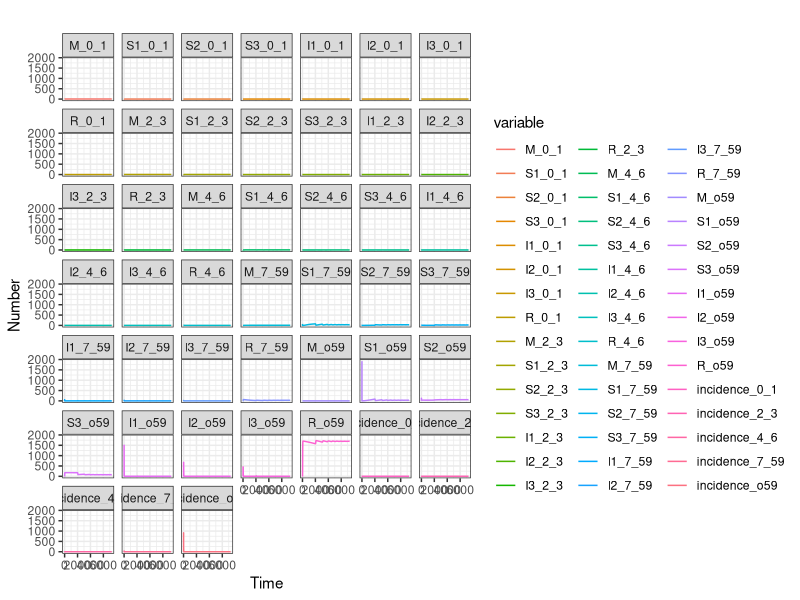
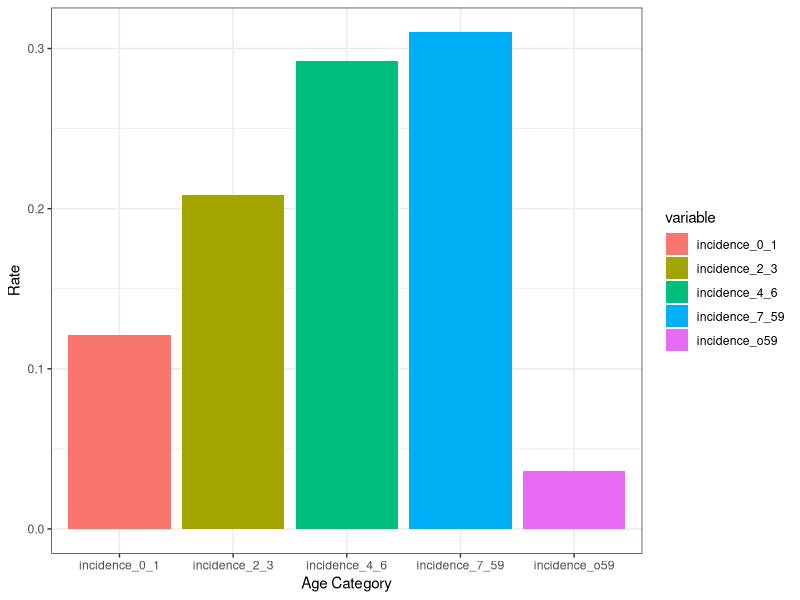

Recreate these plots in R, in order.
# Version 3
# Add Vaccination --------------------------------------------------------------
## We have already created the age structure in version 2. We need to add
## relevant vaccine parameters and a tracker compartment to explicilty
## track number of vaccinated children
library(kableExtra)
library(deSolve)
library(reshape2)
library(tidyverse)

# Please define parameters -- THESE ARE THE MODEL PARAMETERS
parms <- c(alpha = 14,         # alpha = daily contacts
           beta = 0.63,        # beta = probability of infection on contact
           sigma = 1/7,       # sigma = rate of recovery per day (1/duration of infection)
           mu = (16/1000)/365,         # mu =  per capita birth and death rate (16 births per 1000)
           omega = 1/(28*12*250),      # omega = rate of waning immunity per day; Immunity lasts 250 years
           omega_m = 1/(6*28),  # omega_m = rate of waning for maternal immunity per day; lasts 6 months
           symp1 = 0.30, # proportion of primary infections that are symptomatic
           symp2 = 0.28, # proportion of secondary infections that are symptomatic
           symp3 = 0.18, # proportion of tertiary infections that are symptomatic
           imm_single_inf = 0.74, # relative immunity of having 1 prior infection vs. none
           imm_two_inf = 0.74, # relative immunity of having two prior infections vs. none 
           rel_inf_2 = 0.5, # relative reduction in infectiousness for secondary infection vs. primary
           rel_inf_3 = 0.1, # relative reduction in infectiousness for tertiary infection vs. primary  
           age_2m = 1/56, # 2 month aging rate
           age_3m = 1/84, # 3 month aging rate
           age_53m = 1/1484, # 53 month aging rate
           chi = (0.05/365) # daily vaccination rate
           )    

# Please define the initial conditions --  THESE ARE THE CONDITIONS AT THE START OF THE SIMULATION
## replicate initial states for each stratum of the model
init <- c(

          M_0_1 = 0,  S1_0_1 = 1,  S2_0_1 = 0,  S3_0_1 = 0,  I1_0_1 = 1,  I2_0_1 = 0,  I3_0_1 = 0,  R_0_1 = 0,

          M_2_3 = 0,  S1_2_3 = 1,  S2_2_3 = 0,  S3_2_3 = 0,  I1_2_3 = 1,  I2_2_3 = 0,  I3_2_3 = 0,  R_2_3 = 0,

          M_4_6 = 0,  S1_4_6 = 3,  S2_4_6 = 0,  S3_4_6 = 0,  I1_4_6 = 1,  I2_4_6 = 0,  I3_4_6 = 0,  R_4_6 = 0,

          M_7_59 = 0, S1_7_59 = 71, S2_7_59 = 0, S3_7_59 = 0, I1_7_59 = 1, I2_7_59 = 0, I3_7_59 = 0, R_7_59 = 0,

          M_o59 = 0,    S1_o59 = 1920,  S2_o59 = 0,  S3_o59 = 0,  I1_o59 = 0,  I2_o59 = 0,  I3_o59 = 0,  R_o59 = 0
)


sir_ode_v3 <- function(times,init,parms){
  with(as.list(c(parms,init)), {
    # ODEs
    N <- sum(
      M_0_1, S1_0_1, I1_0_1, S2_0_1, I2_0_1, S3_0_1, I3_0_1, R_0_1,
      M_2_3, S1_2_3, I1_2_3, S2_2_3, I2_2_3, S3_2_3, I3_2_3, R_2_3,
      M_4_6, S1_4_6, I1_4_6, S2_4_6, I2_4_6, S3_4_6, I3_4_6, R_4_6,
      M_7_59, S1_7_59, I1_7_59, S2_7_59, I2_7_59, S3_7_59, I3_7_59, R_7_59,
      M_o59, S1_o59, I1_o59, S2_o59, I2_o59, S3_o59, I3_o59, R_o59)
    I_sum <- (symp1*(I1_0_1 + I1_2_3 + I1_4_6 + I1_7_59 + I1_o59) + 
        (symp2*rel_inf_2*(I2_0_1 + I2_2_3 + I2_4_6 + I2_7_59 + I2_o59)) + 
        (symp3*rel_inf_3*(I3_0_1 + I3_2_3 + I3_4_6 + I3_7_59 + I3_o59))
      )
    I_prev <- I_sum/N

    dM_0_1 <- mu*N - omega_m*M_0_1 - age_2m*M_0_1 - mu*M_0_1
    dS1_0_1 <- omega_m*M_0_1 + omega*R_0_1 - alpha*beta*I_prev*S1_0_1 - mu*S1_0_1 - age_2m*S1_0_1
    dI1_0_1 <- alpha*beta*I_prev*S1_0_1 - sigma*I1_0_1 - mu*I1_0_1 - age_2m*I1_0_1
    dS2_0_1 <- sigma*I1_0_1 - alpha*beta*I_prev*S2_0_1*imm_single_inf - mu*S2_0_1 - age_2m*S2_0_1 
    dI2_0_1 <- alpha*beta*I_prev*S2_0_1*imm_single_inf - sigma*I2_0_1 - mu*I2_0_1 - age_2m*I2_0_1
    dS3_0_1 <- sigma*I2_0_1 - alpha*beta*I_prev*S3_0_1*imm_two_inf - mu*S3_0_1 - age_2m*S3_0_1 
    dI3_0_1 <- alpha*beta*I_prev*S3_0_1*imm_two_inf - sigma*I3_0_1 - mu*I3_0_1 - age_2m*I3_0_1
    dR_0_1 <- sigma*I3_0_1 - omega*R_0_1 - mu*R_0_1 - age_2m*R_0_1

    dM_2_3 <- - omega_m*M_2_3 - age_2m*M_2_3 + age_2m*M_0_1 - mu*M_2_3
    dS1_2_3 <- omega_m*M_2_3 + omega*R_2_3 - alpha*beta*I_prev*S1_2_3 - mu*S1_2_3 - age_2m*S1_2_3 + age_2m*S1_0_1 - chi*S1_2_3 
    dI1_2_3 <- alpha*beta*I_prev*S1_2_3 - sigma*I1_2_3 - mu*I1_2_3 - age_2m*I1_2_3 + age_2m*I1_0_1
    dS2_2_3 <- sigma*I1_2_3 - alpha*beta*I_prev*S2_2_3*imm_single_inf - mu*S2_2_3 - age_2m*S2_2_3 + age_2m*S2_0_1 + chi*S1_2_3
    dI2_2_3 <- alpha*beta*I_prev*S2_2_3*imm_single_inf - sigma*I2_2_3 - mu*I2_2_3 - age_2m*I2_2_3 + age_2m*I2_0_1
    dS3_2_3 <- sigma*I2_2_3 - alpha*beta*I_prev*S3_2_3*imm_two_inf - mu*S3_2_3 - age_2m*S3_2_3 + age_2m*S3_0_1
    dI3_2_3 <- alpha*beta*I_prev*S3_2_3*imm_two_inf - sigma*I3_2_3 - mu*I3_2_3 - age_2m*I3_2_3 + age_2m*I3_0_1
    dR_2_3 <- sigma*I3_2_3 - omega*R_2_3 - mu*R_2_3 - age_2m*R_2_3 + age_2m*R_0_1

    dM_4_6 <- - omega_m*M_4_6 - age_3m*M_4_6 + age_2m*M_2_3 - mu*M_4_6
    dS1_4_6 <- omega_m*M_4_6 + omega*R_4_6 - alpha*beta*I_prev*S1_4_6 - mu*S1_4_6 - age_3m*S1_4_6 + age_2m*S1_2_3 - chi*S1_4_6
    dI1_4_6 <- alpha*beta*I_prev*S1_4_6 - sigma*I1_4_6 - mu*I1_4_6 - age_3m*I1_4_6 + age_2m*I1_2_3
    dS2_4_6 <- sigma*I1_4_6 - alpha*beta*I_prev*S2_4_6*imm_single_inf - mu*S2_4_6 - age_3m*S2_4_6 + age_2m*S2_2_3 - chi*S2_4_6 + chi*S1_4_6
    dI2_4_6 <- alpha*beta*I_prev*S2_4_6*imm_single_inf - sigma*I2_4_6 - mu*I2_4_6 - age_3m*I2_4_6 + age_2m*I2_2_3
    dS3_4_6 <- sigma*I2_4_6 - alpha*beta*I_prev*S3_4_6*imm_two_inf - mu*S3_4_6 - age_3m*S3_4_6 + age_2m*S3_2_3 + chi*S2_4_6
    dI3_4_6 <- alpha*beta*I_prev*S3_4_6*imm_two_inf - sigma*I3_4_6 - mu*I3_4_6 - age_3m*I3_4_6 + age_2m*I3_2_3
    dR_4_6 <- sigma*I3_4_6 - omega*R_4_6 - mu*R_4_6 - age_3m*R_4_6 + age_2m*R_2_3

    dM_7_59 <- - omega_m*M_7_59 - age_53m*M_7_59 + age_3m*M_4_6 - mu*M_7_59
    dS1_7_59 <- omega_m*M_7_59 + omega*R_7_59 - alpha*beta*I_prev*S1_7_59 - mu*S1_7_59 - age_53m*S1_7_59 + age_3m*S1_4_6 - chi*S1_7_59
    dI1_7_59 <- alpha*beta*I_prev*S1_7_59 - sigma*I1_7_59 - mu*I1_7_59 - age_53m*I1_7_59 + age_3m*I1_4_6
    dS2_7_59 <- sigma*I1_7_59 - alpha*beta*I_prev*S2_7_59*imm_single_inf - mu*S2_7_59 - age_53m*S2_7_59 + age_3m*S2_4_6 + chi*S1_7_59 - chi*S2_7_59
    dI2_7_59 <- alpha*beta*I_prev*S2_7_59*imm_single_inf - sigma*I2_7_59 - mu*I2_7_59 - age_53m*I2_7_59 + age_3m*I2_4_6
    dS3_7_59 <- sigma*I2_7_59 - alpha*beta*I_prev*S3_7_59*imm_two_inf - mu*S3_7_59 - age_53m*S3_7_59 + age_3m*S3_4_6 + chi*S2_7_59
    dI3_7_59 <- alpha*beta*I_prev*S3_7_59*imm_two_inf - sigma*I3_7_59 - mu*I3_7_59 - age_53m*I3_7_59 + age_3m*I3_4_6
    dR_7_59 <- sigma*I3_7_59 - omega*R_7_59 - mu*R_7_59 - age_53m*R_7_59 + age_3m*R_4_6

    dM_o59 <- - omega_m*M_o59 + age_53m*M_7_59 - mu*M_o59
    dS1_o59 <- omega_m*M_o59 + omega*R_o59 - alpha*beta*I_prev*S1_o59 - mu*S1_o59 + age_53m*S1_7_59 - chi*S1_o59
    dI1_o59 <- alpha*beta*I_prev*S1_o59 - sigma*I1_o59 - mu*I1_o59 + age_53m*I1_7_59
    dS2_o59 <- sigma*I1_o59 - alpha*beta*I_prev*S2_o59*imm_single_inf - mu*S2_o59 + age_53m*S2_7_59 + chi*S1_o59 - chi*S2_o59
    dI2_o59 <- alpha*beta*I_prev*S2_o59*imm_single_inf - sigma*I2_o59 - mu*I2_o59 + age_53m*I2_7_59
    dS3_o59 <- sigma*I2_o59 - alpha*beta*I_prev*S3_o59*imm_two_inf - mu*S3_o59 + age_53m*S3_7_59 + chi*S2_o59
    dI3_o59 <- alpha*beta*I_prev*S3_o59*imm_two_inf - sigma*I3_o59 - mu*I3_o59 + age_53m*I3_7_59
    dR_o59 <- sigma*I3_o59 - omega*R_o59 - mu*R_o59 + age_53m*R_7_59

    incidence_0_1 = c(alpha*beta*I_prev*S1_0_1 + alpha*beta*I_prev*S2_0_1*imm_single_inf + alpha*beta*I_prev*S3_0_1*imm_two_inf)
    incidence_2_3 = c(alpha*beta*I_prev*S1_2_3 + alpha*beta*I_prev*S2_2_3*imm_single_inf + alpha*beta*I_prev*S3_2_3*imm_two_inf)
    incidence_4_6 = c(alpha*beta*I_prev*S1_4_6 + alpha*beta*I_prev*S2_4_6*imm_single_inf + alpha*beta*I_prev*S3_4_6*imm_two_inf)
    incidence_7_59 = c(alpha*beta*I_prev*S1_7_59 + alpha*beta*I_prev*S2_7_59*imm_single_inf + alpha*beta*I_prev*S3_7_59*imm_two_inf)
    incidence_o59 = c(alpha*beta*I_prev*S1_o59 + alpha*beta*I_prev*S2_o59*imm_single_inf + alpha*beta*I_prev*S3_o59*imm_two_inf)

    list(c(dM_0_1,  dS1_0_1, dS2_0_1,  dS3_0_1,  dI1_0_1,  dI2_0_1,  dI3_0_1,  dR_0_1,

          dM_2_3,  dS1_2_3,  dS2_2_3,  dS3_2_3,  dI1_2_3,  dI2_2_3,  dI3_2_3,  dR_2_3,

          dM_4_6,  dS1_4_6,  dS2_4_6,  dS3_4_6,  dI1_4_6,  dI2_4_6,  dI3_4_6,  dR_4_6,

          dM_7_59, dS1_7_59, dS2_7_59, dS3_7_59, dI1_7_59, dI2_7_59, dI3_7_59, dR_7_59,

          dM_o59, dS1_o59, dS2_o59, dS3_o59, dI1_o59, dI2_o59, dI3_o59, dR_o59),
      
      incidence_0_1 = incidence_0_1, incidence_2_3 = incidence_2_3,
      incidence_4_6 = incidence_4_6, incidence_7_59 = incidence_7_59, 
      incidence_o59 = incidence_o59)
  })
}

# This creates the output from model equations.  
#If you want to run the model for longer, change the second term eg: seq(0,200,...)
times <- seq(0,365*20,1)
sir_out_v3 <- lsoda(init,times,sir_ode_v3,parms)
sir_out_long_v3 <- melt(as.data.frame(sir_out_v3),"time")

#Plotting the model output
# Plot all compartments
ggplot() +
  geom_line(data = sir_out_long_v3,  
    aes(x=time, y=value, colour=variable,group=variable)) +             #Add line
  xlab("Time")+ylab("Number") +  #Add labels
  theme_bw() +
  facet_wrap(. ~ variable) +
  ggtitle('')

# Focused plot of incidence 
# age distribution at equilibrium
age_0_1 <- filter(sir_out_long_v3, time == 365*15, 
  variable %in% c('M_0_1', 'S1_0_1', 'I1_0_1', 'S2_0_1', 'I2_0_1', 'S3_0_1', 'I3_0_1', 'R_0_1'))$value %>% sum()
age_2_3 <- filter(sir_out_long_v3, time == 365*15, 
  variable %in% c('M_2_3', 'S1_2_3', 'I1_2_3', 'S2_2_3', 'I2_2_3', 'S3_2_3', 'I3_2_3', 'R_2_3'))$value %>% sum()
age_4_6 <- filter(sir_out_long_v3, time == 365*15, 
  variable %in% c('M_4_6', 'S1_4_6', 'I1_4_6', 'S2_4_6', 'I2_4_6', 'S3_4_6', 'I3_4_6', 'R_4_6'))$value %>% sum()
age_7_59 <- filter(sir_out_long_v3, time == 365*15, 
  variable %in% c('M_7_59', 'S1_7_59', 'I1_7_59', 'S2_7_59', 'I2_7_59', 'S3_7_59', 'I3_7_59', 'R_7_59'))$value %>% sum()
age_o59 <- filter(sir_out_long_v3, time == 365*15, 
  variable %in% c('M_o59', 'S1_o59', 'I1_o59', 'S2_o59', 'I2_o59', 'S3_o59', 'I3_o59', 'R_o59'))$value %>% sum()

# incidence by age category
incidence_rate_df <- filter(sir_out_long_v3, 
  variable %in% c('incidence_0_1', 'incidence_2_3', 'incidence_4_6', 'incidence_7_59', 'incidence_o59'),
  time %in% seq(365*10, 365*15, 1)) %>%
  group_by(variable) %>%
  summarize(yearly_incidence = sum(value)/5)
incidence_rate_df$population <- c(age_0_1, age_2_3, age_4_6, age_7_59, age_o59)
incidence_rate_df <- mutate(incidence_rate_df, incidence_rate = yearly_incidence/population)

ggplot(incidence_rate_df) +
  geom_bar(aes(x = variable, y = incidence_rate, fill = variable), stat = 'identity') +
  theme_bw() +
  xlab('Age Category') +
  ylab('Rate')
